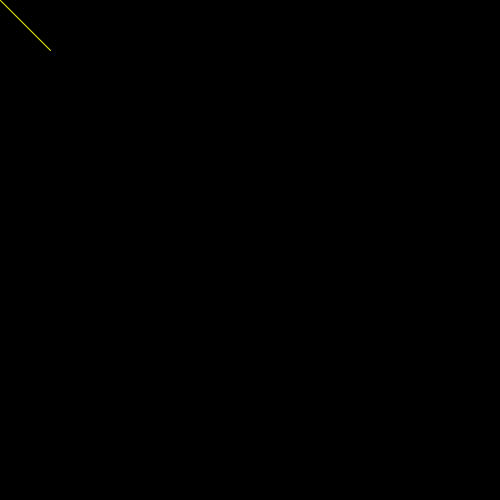
Frame 1 (no input)
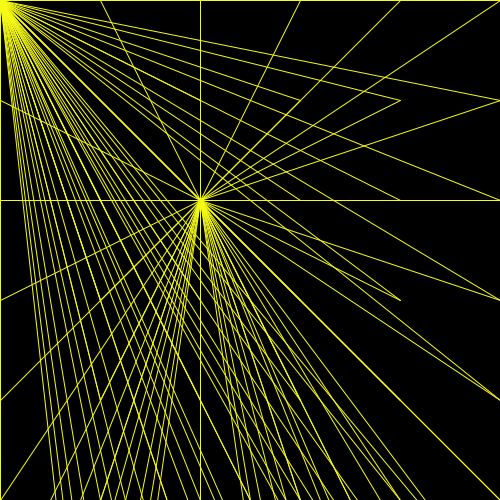
Frame 60 (the mouse pressed at the canvas centre just before this capture)
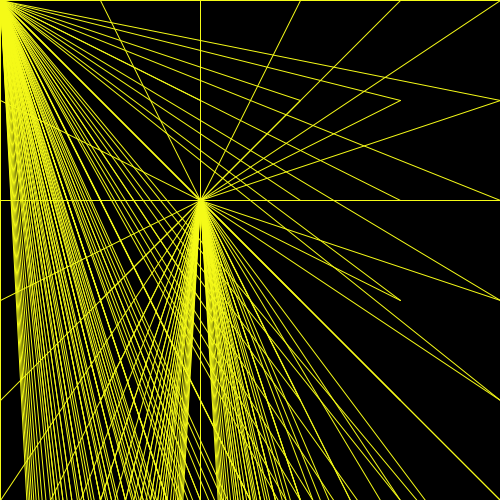
Frame 120 (the mouse held since frame 60 and released just before this capture)

The Processing sketch that drew these frames (run headless with seeded random() and noise(); from frame 60 on, the mouse is pressed at the canvas centre):

// Processing sketch: processing_32230
// ── processing_32230.pde

int goodbye = 50;
int hello = 0;

int y = 0;

void setup () {
  size (500,500);
  noFill ();
  background (0);
  frameRate (5);
  
  fill(5,103,180,30);
  stroke (245,250,23);
  strokeWeight (1);
  
}

void draw (){
  
 while (goodbye < 250){
    line (hello, y,goodbye,goodbye);
  goodbye = goodbye + 200;
 
   }   
   
   
  hello = hello + 100;
 goodbye = 0; 
 
 if (hello > 500){
   y = y + 100;
   hello = 0;
}

}
